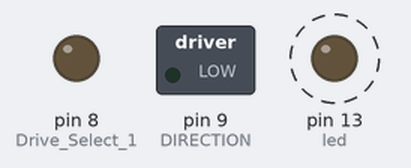
This sketch was run on a simulated Arduino Uno, built with avr-gcc and run on an emulated ATmega328P. On the bench: switched loads named in the sketch (green lamp = pin HIGH), output pins drawn as LEDs (lit = HIGH). Dashed ring = blinking. Pins used as bus, display or sensor lines are not drawn.

Above: at 0.5 s.
Timing chart, 0 to 4.6 s (numbered marks = the images above):
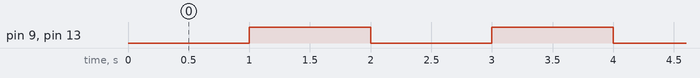

Measured:
- by itself, pin 9 (DIRECTION), pin 13 (led): alternates HIGH for 1.0 s and LOW for 1.0 s

The sketch:

stepMotorAmperka.ino
```cpp
#include <TimerOne.h>

void setup()
{
  pinMode(8, OUTPUT);   // Drive Select 1 (выбор двигателя 1)
  pinMode(9, OUTPUT);   // DIRECTION (направление вращения)
  pinMode(10, OUTPUT);  // Head Step (шаг)
  pinMode(13, OUTPUT);  // led

  digitalWrite( 9, 0 ); // (стартовое направление - вперед)
  digitalWrite( 8, 0 ); // select Drive (двигатель включается нулем)
  digitalWrite( 10, 0 ); // step prepare (начинаем с нуля. Шаг будет выглядеть так -> _п_)

  // Настройка прерывания по таймеру. Он будет тикать раз в секунду
  Timer1.initialize(1000000); // set a timer of length 1000000 microseconds (or 1 sec)
  Timer1.attachInterrupt( timerIsr ); // attach the service routine here (эта функция будет вызвана в прерывании)
}

void loop()
{
  // Main code loop
  // Здесь мы будем шагать
  digitalWrite( 10, 1 );
  digitalWrite( 10, 0 );
  delay(20); // Пауза между шагами. Чем меньше задержка, тем выше скорость вращения.
}

/// --------------------------
/// Custom ISR Timer Routine
/// --------------------------
void timerIsr()
{
    // Меняем направление вращения
    digitalWrite( 9, digitalRead( 9 ) ^ 1 );
    digitalWrite( 13, digitalRead( 13 ) ^ 1 );

}
```
